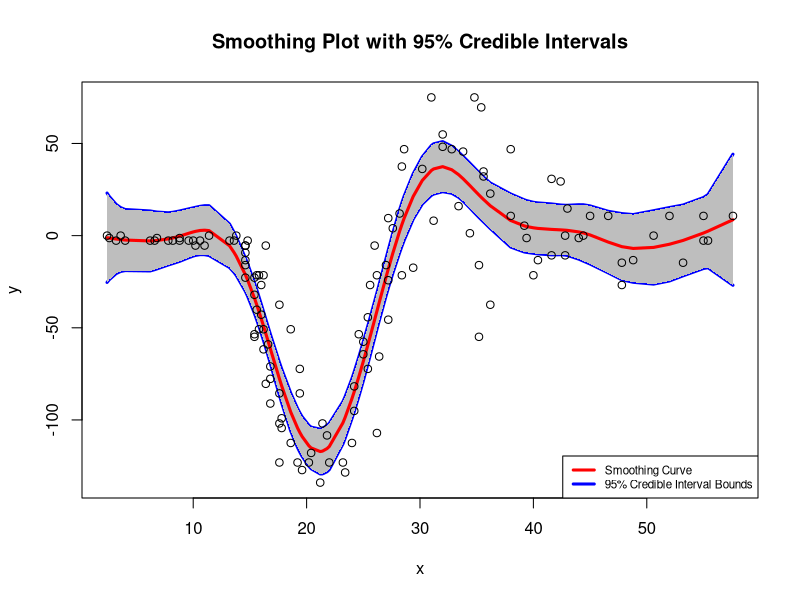
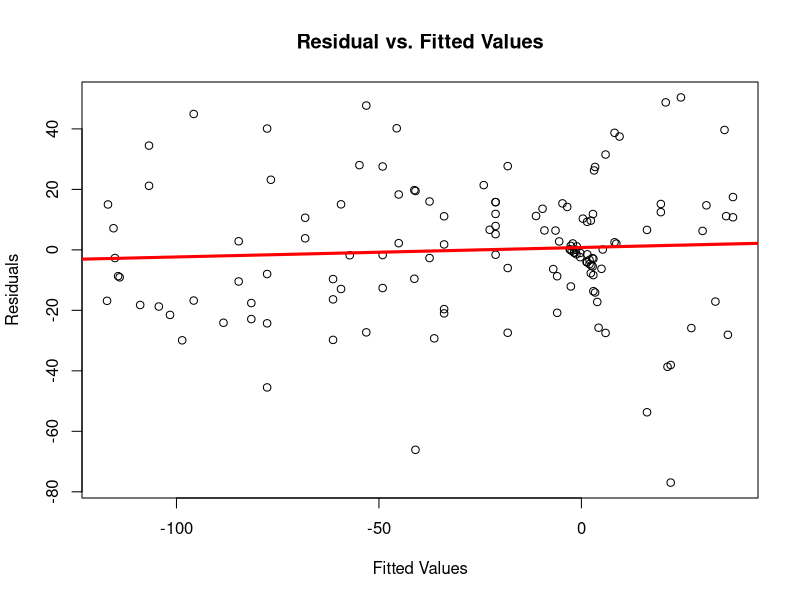
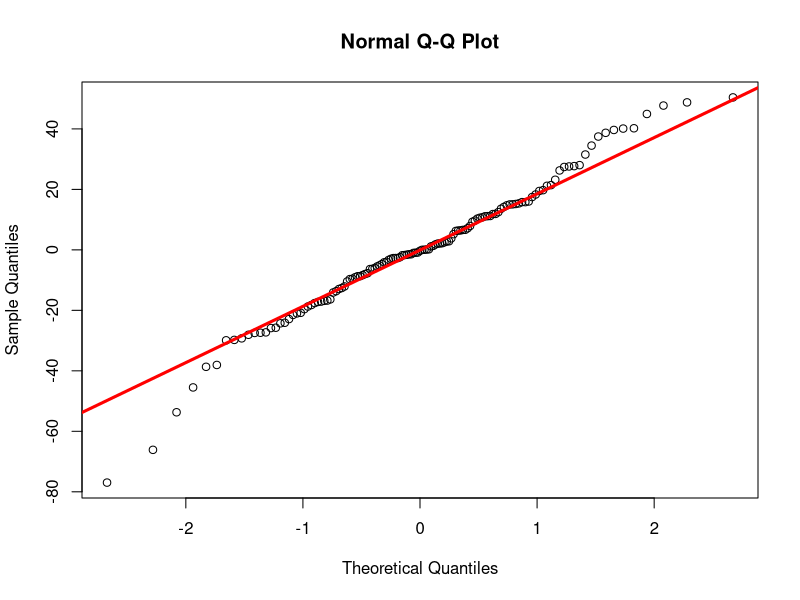

Write R code to recreate these figures, in order.
## ---- chunk 1
knitr::opts_chunk$set(echo = TRUE)
## ---- chunk 2
## The author of this project is Sihong Lin, which can also be referred to as 
## Robin Lin.

## The student number of the author is s2435943.

## The author declares that everything in the project is his own work, and he
## promises that he did not plagiarise from others.

## The url of the GitHub repository is listed as follows.
## https://github.com/RobinLam2435943/Statistical-Programming-Individual-Projects.git

## -----------------------------------------------------------------------------
## ---- chunk 3
## Code to smooth with basis expansions and penalties.

## The y values consist of a smoothing function of x, as well as the error terms.

## The smoothing function is a linear combination of k evenly-spaced B-splined
## basis functions, and the coefficients are to be estimated.

## In order to avoid over-fitting, some smoothing penalty is imposed, making each 
## coefficient vary smoothly from its neighbouring ones.

## The model is hence estimated by the penalised least squares, and the smoothing
## parameter is chosen in order to minimise the generalised cross validation
## (GCV) criterion.

## This project aims at fitting P-splines to the x, y data, and selecting
## the optimal smoothing parameter based on GCV criterion. Also, some details of 
## the output of the method function are needed. Predictions are to be made, 
## and some diagnostic plots are to be sketched.
## ---- chunk 4
pspline <- function(x, y, k = 20, logsp = c(-5, 5), bord = 3, pord = 2, ngrid = 100){
  
  ## This function aims at performing the best fit to the smoothing function. The
  ## output is a bunch of lists containing detailed information of the model.
  
  ## x, y are data points, and k is the number of evenly-spaced B-splined basis 
  ## functions. 'logsp' represents the boundaries of smoothing functions in log
  ## scale. 'bord' is the B-spline order, and 'pord' is the penalty order of 
  ## difference. 'ngrid' is the number of smoothing parameters to try.
  
  dk <- diff(range(x)) / (k - bord) # Knot spacing.
  knots <- seq(min(x) - dk * bord, by = dk, length = k + bord + 1) # Knots 
  # generating.
  X <- splines::splineDesign(knots, x, ord = bord + 1, outer.ok = TRUE) # Data 
  # matrix.
  D <- diff(diag(k), differences = pord) # Penalisation matrix.
  
  qrX <- qr(X) # Obtains QR-factorisation of X, i.e., X = QR.
  Q <- qr.Q(qrX) # Matrix Q.
  R <- qr.R(qrX) # Matrix R.
  
  eig <- eigen(t(solve(R)) %*% t(D) %*% D %*% solve(R)) # Obtains eigen-
  # decomposition of (D * R ^ (-1)) ^ T * (D * R ^ (-1)), i.e.,
  # (D * R ^ (-1)) ^ T * (D * R ^ (-1)) = U * \Lambda * (U ^ T).
  U <- eig$vectors # Matrix U.
  Lam <- diag(eig$values) # Matrix \Lambda.
  
  logSP <- seq(from = logsp[1], to = logsp[2], length.out = ngrid) # Equally 
  # separated smoothing parameters in log scale.
  SP <- exp(logSP) # Smoothing parameters.
  
  gcv <- function(sm_par){
    
    ## This function aims at reckoning GCV criterion given a smoothing parameter.
    
    revised_Lam <- diag(diag(1 + sm_par * Lam)) # Matrix (I + smoothing_par * 
    # \Lambda).
    A <- solve(R) %*% U %*% solve(revised_Lam) %*% t(U) # Matrix (R ^ (-1) * U * 
    # revised_Lam ^ (-1) * U ^ T).
    coef <- A %*% (t(Q) %*% y) # Estimates of coefficients.
    
    fitted <- X %*% coef # Fitted Values.
    edf <- sum(diag(solve(revised_Lam))) # Effective degrees of freedom, reckoned 
    # by taking the trace on the inverse of 'revised_Lam'.
    sig2 <- sum((y - fitted) ^ 2) / (nrow(X) - edf) # Residual Variance.
    gcv <- sig2 / (nrow(X) - edf) # GCV criterion.
    return(gcv)
  }
  
  GCV <- as.numeric(lapply(X = SP, FUN = gcv)) # Stores all the GCV values.
  sp <- SP[which.min(GCV)] # Selects the smoothing parameter with the 
  # smallest GCV criterion.

  revised_Lam <- diag(diag(1 + sp * Lam)) # Matrix (I + smoothing_par * 
  # \Lambda).
  A <- solve(R) %*% U %*% solve(revised_Lam) %*% t(U) # Matrix (R ^ (-1) * U * 
  # revised_Lam ^ (-1) * U ^ T).
  coef <- A %*% (t(Q) %*% y) # Estimates of coefficients.
  
  fitted <- X %*% coef # Fitted Values.
  edf <- sum(diag(solve(revised_Lam))) # Effective degrees of freedom, reckoned 
  # by taking the trace on the inverse of 'revised_Lam'.
  sig2 <- sum((y - fitted) ^ 2) / (nrow(X) - edf) # Residual variance.
  V <- sig2 * A %*% t(solve(R)) # Covariance matrix for the coefficients.
  r2 <- 1 - (nrow(X) - 1) * sig2 / sum((y - mean(y)) ^ 2) # Model R-squared.
  gcv <- sig2 / (nrow(X) - edf) # GCV criterion.
  
  newlist <- list('x' = x, 'y' = y, 'B_spline_Order' = bord, 'Penalty_Order_of_Difference' = pord, 'Number_of_Basis_Functions' = k, 'Knots' = knots, 'Smoothing_Parameter' = sp, 'Coefficients' = coef, 'Fitted_Values' = fitted, 'Effective_Degrees_of_Freedom' = edf, 'Residual_Variance' = sig2, 'Residual_Std' = sqrt(sig2), 'Cov_for_Coefficients' = V, 'R_Squared' = r2, 'Generalised_Cross_Validation' = gcv) 
  # Creates a list containing a bunch of details of the model.
  
  return(newlist)
}
## ---- chunk 5
print.pspline <- function(m){
  
  ## This function aims at showing the EDF, k, residual std, r ^ 2, and GCV of 
  ## the model, given the method function 'pspline'.
  
  cat('Order', m$B_spline_Order, 'p-spline with order', m$Penalty_Order_of_Difference, 'penalty', '\n')
  
  cat('Effective degrees of freedom:', m$Effective_Degrees_of_Freedom, 'Coefficients:', m$Number_of_Basis_Functions, '\n')
  
  cat('residual std dev:', m$Residual_Std, 'r-squared:', m$R_Squared, 'GCV:', m$Generalised_Cross_Validation, '\n')
  
  newlist <- list('gcv' = m$Generalised_Cross_Validation, 'edf' = m$Effective_Degrees_of_Freedom, 'r2' = m$R_Squared)   
  # Stores the values of gcv, edf, and r2.

  invisible(newlist) # Silently returns the new list.
}
## ---- chunk 6
predict.pspline <- function(m, x, se = TRUE){
  
  ## This function aims at making predictions from the model given new x values
  ## within the range of the original data, as well as providing the standard 
  ## errors of the model.
  
  Xp <- splines::splineDesign(m$Knots, x, ord = m$B_spline_Order + 1, outer.ok = TRUE) 
  # Data matrix.
  
  coef <- m$Coefficients # Estimates of coefficients.
  fitted <- Xp %*% coef # Fitted Values.
  
  if(se){ # Standard errors and fitted values are to be returned.
    V <- m$Cov_for_Coefficients # Covariance matrix for the coefficients.
    std_error <- rowSums(Xp * (Xp %*% V)) ^ .5 # Standard Errors.
    newlist <- list('fit' = fitted, 'se' = std_error) # Stores the fitted values 
    # and the standard errors.
  }else{ # Only fitted values are to be returned.
    newlist <- list('fit' = fitted) # Stores only the values of fitted values.
  }
  
  return(newlist)
}
## ---- chunk 7
plot.pspline <- function(m){

  ## This function aims at sketching 3 diagnostic plots of the model.
  
  ## The first one is the plot of the original data set, with the smoothing
  ## line being overlaid, along with the 95% credible intervals for the smooth.
  ## In order to obtain the 95% credible intervals, both the lower and the
  ## upper limits should be reckoned. These two limits, along with their 
  ## corresponding x values, should be returned silently.
  
  ## The second one is the plot of the residuals against fitted values.
  
  ## The third one is the Normal Q-Q plot.
  
  CL <- .95 # Credible Level.
  CV <- qnorm((1 - CL) / 2, lower.tail = FALSE) # Critical Value.
  ll <- m$Fitted - CV * predict.pspline(m, m$x)$se # Lower Confidence Limit.
  ul <- m$Fitted + CV * predict.pspline(m, m$x)$se # Upper Confidence Limit.
  
  ## The First Plot 
  
  plot(m$y ~ m$x, main = 'Smoothing Plot with 95% Credible Intervals', xlab = 'x', ylab = 'y', type = 'p', col = 'white')
  # Sketches an empty graph.
  
  lines(ll ~ m$x, col = 'blue', lwd = 3) # Sketches a line of lower confidence 
  # limit.
  lines(ul ~ m$x, col = 'blue', lwd = 3) # Sketches a line of upper confidence 
  # limit.
  polygon(c(m$x, rev(m$x)), c(ll, rev(ul)), col = 'grey', border = NA)
  # Sketches a grey-shaded area representing the 95% credible intervals.
  lines(m$Fitted ~ m$x, col = 'red', lwd = 3) # Sketches the smoothing line.
  points(m$y ~ m$x) # Sketches the data points.
  legend('bottomright', legend = c('Smoothing Curve', '95% Credible Interval Bounds'), lwd = 3, col = c('red', 'blue'), cex = .7) # Introduces the legends.
  
  ## The Second Plot
  
  plot((m$y - m$Fitted_Values) ~ m$Fitted_Values, xlab = 'Fitted Values', ylab = 'Residuals', main = 'Residual vs. Fitted Values') 
  # sketches the 'Residuals vs. Fitted' plot.
  abline(lm((m$y - m$Fitted_Values) ~ m$Fitted_Values), col = 'red', lwd = 3)
  # Adds a line representing the trend.
  
  ## The Third Plot
  
  qqnorm(m$y - m$Fitted_Values) # Normal Q-Q plot.
  qqline(m$y - m$Fitted_Values, col = 'red', lwd = 3) # Normal Q-Q line.
  
  newlist <- list('ll' = ll, 'ul' = ul, 'x' = m$x) # Stores the lower limits,
  # the upper limits, as well as the corresponding x values to the new list.
  invisible(newlist) # Silently returns the new list.
}
## ---- chunk 8
## Load the data set.
library(MASS)
x <- mcycle$times
y <- mcycle$accel

## Apply the 'pspline' function.
m <- pspline(x, y)

## Print EDF, k, residual std, r ^ 2, and GCV of the model.
print.pspline(m)

## Make predictions.
new_x<- x[1 : 10]
predict.pspline(m, new_x)

## Sketch the diagnostic plots.
plot.pspline(m)
